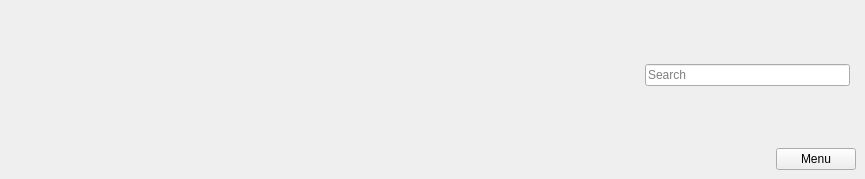
<?xml version="1.0" encoding="UTF-8"?>
<ui version="4.0">
 <class>uiToolBar</class>
 <widget class="QWidget" name="uiToolBar">
  <property name="geometry">
   <rect>
    <x>0</x>
    <y>0</y>
    <width>865</width>
    <height>179</height>
   </rect>
  </property>
  <property name="windowTitle">
   <string>Form</string>
  </property>
  <property name="styleSheet">
   <string notr="true"/>
  </property>
  <layout class="QHBoxLayout" name="horizontalLayout">
   <property name="spacing">
    <number>6</number>
   </property>
   <property name="leftMargin">
    <number>9</number>
   </property>
   <property name="topMargin">
    <number>9</number>
   </property>
   <property name="rightMargin">
    <number>9</number>
   </property>
   <property name="bottomMargin">
    <number>9</number>
   </property>
   <item>
    <widget class="QLabel" name="logo">
     <property name="text">
      <string/>
     </property>
    </widget>
   </item>
   <item>
    <spacer name="horizontalSpacer">
     <property name="orientation">
      <enum>Qt::Horizontal</enum>
     </property>
     <property name="sizeHint" stdset="0">
      <size>
       <width>40</width>
       <height>20</height>
      </size>
     </property>
    </spacer>
   </item>
   <item>
    <layout class="QVBoxLayout" name="verticalLayout">
     <property name="topMargin">
      <number>0</number>
     </property>
     <property name="rightMargin">
      <number>0</number>
     </property>
     <item>
      <layout class="QHBoxLayout" name="horizontalLayout_3">
       <property name="rightMargin">
        <number>0</number>
       </property>
       <item>
        <spacer name="horizontalSpacer_3">
         <property name="orientation">
          <enum>Qt::Horizontal</enum>
         </property>
         <property name="sizeHint" stdset="0">
          <size>
           <width>40</width>
           <height>20</height>
          </size>
         </property>
        </spacer>
       </item>
       <item>
        <widget class="QLineEdit" name="lineEdit">
         <property name="inputMask">
          <string/>
         </property>
         <property name="text">
          <string/>
         </property>
         <property name="placeholderText">
          <string>Search</string>
         </property>
        </widget>
       </item>
       <item>
        <widget class="LanguageButtons" name="languageButtons" native="true"/>
       </item>
      </layout>
     </item>
     <item>
      <layout class="QHBoxLayout" name="horizontalLayout_2">
       <property name="rightMargin">
        <number>0</number>
       </property>
       <item>
        <spacer name="horizontalSpacer_2">
         <property name="orientation">
          <enum>Qt::Horizontal</enum>
         </property>
         <property name="sizeHint" stdset="0">
          <size>
           <width>40</width>
           <height>20</height>
          </size>
         </property>
        </spacer>
       </item>
       <item>
        <widget class="QPushButton" name="pushButton">
         <property name="text">
          <string>Menu</string>
         </property>
        </widget>
       </item>
      </layout>
     </item>
    </layout>
   </item>
  </layout>
 </widget>
 <customwidgets>
  <customwidget>
   <class>LanguageButtons</class>
   <extends>QWidget</extends>
   <header>LanguageButtons.h</header>
   <container>1</container>
  </customwidget>
 </customwidgets>
 <resources/>
 <connections/>
</ui>
